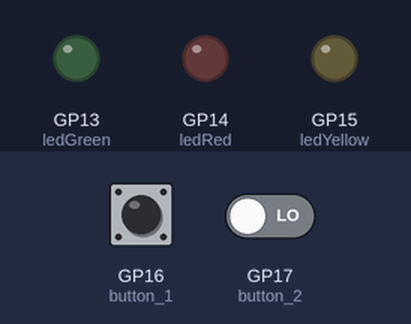
This program was run on a simulated Raspberry Pi Pico running MicroPython. Shown: output pins drawn as LEDs (lit = HIGH). The test bench sets the inputs (shaded band); at power-on: GP16 (button_1) HIGH, GP17 (button_2) LOW.

Above: at 1.2 s.
1.3 s: GP16 (button_1) pulled LOW for 0.15 s
At 1.6 s:
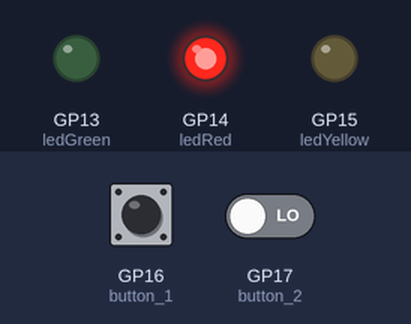
7.4 s: GP16 (button_1) driven LOW and GP17 (button_2) driven HIGH
At 9.1 s:
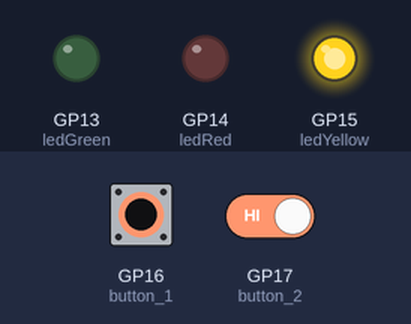
10.4 s: GP16 (button_1) driven HIGH
12.7 s: GP16 (button_1) driven LOW
At 15.7 s:
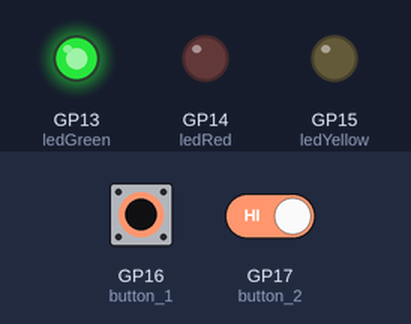
Timing chart, 0 to 16.7 s (numbered marks = the images above; inputs shaded):
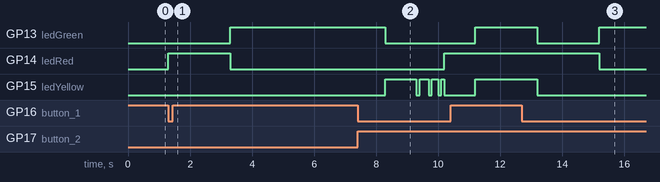

The program:

13_traffic_button_control.py
```python
from machine import Pin
from utime import sleep
ledRed = machine.Pin(14,Pin.OUT)
ledYellow = machine.Pin(15,Pin.OUT)
ledGreen = machine.Pin(13,Pin.OUT)
button_1 = Pin(16, Pin.IN, Pin.PULL_UP)
button_2 = Pin(17,Pin.IN,Pin.PULL_DOWN)
def traffic_mode_1 ():
    ledRed.value(1)
    sleep(2)
    ledRed.value(0)
    #Gree light
    ledGreen.value(1)
    sleep(5)
    ledGreen.value(0)
    #Yellow light
    ledYellow(1)
    sleep(1)
    #Yellow twinkle
    ledYellow(0)
    sleep(0.1)
    ledYellow(1)
    sleep(0.3)
    ledYellow(0)
    sleep(0.1)
    ledYellow(1)
    sleep(0.2)
    ledYellow(0)
    sleep(0.1)
    ledYellow(1)
    sleep(0.1)
    #Red light again
    ledYellow.value(0)
    ledRed.value(1)
    sleep(1)
    ledRed.value(0)
def traffic_mode_2 ():
    ledRed.value(1)
    ledYellow.value(1)
    ledGreen.value(1)
    sleep(2)
    ledRed.value(0)
    ledYellow.value(0)
    ledGreen.value(0)
while True:
    if button_1.value() == 0:
        traffic_mode_1()
    if button_2.value() == 1:
        traffic_mode_2()
        
```

Measured:
- after the input at 1.3 s, GP13 (ledGreen): LOW → HIGH after 2.0 s; GP14 (ledRed): LOW → HIGH at once, → LOW 2.0 s later
- after the input at 12.7 s, GP13 (ledGreen): HIGH → LOW after 0.50 s, → HIGH 2.0 s later; GP14 (ledRed): HIGH → LOW after 2.5 s; GP15 (ledYellow): HIGH → LOW after 0.50 s
